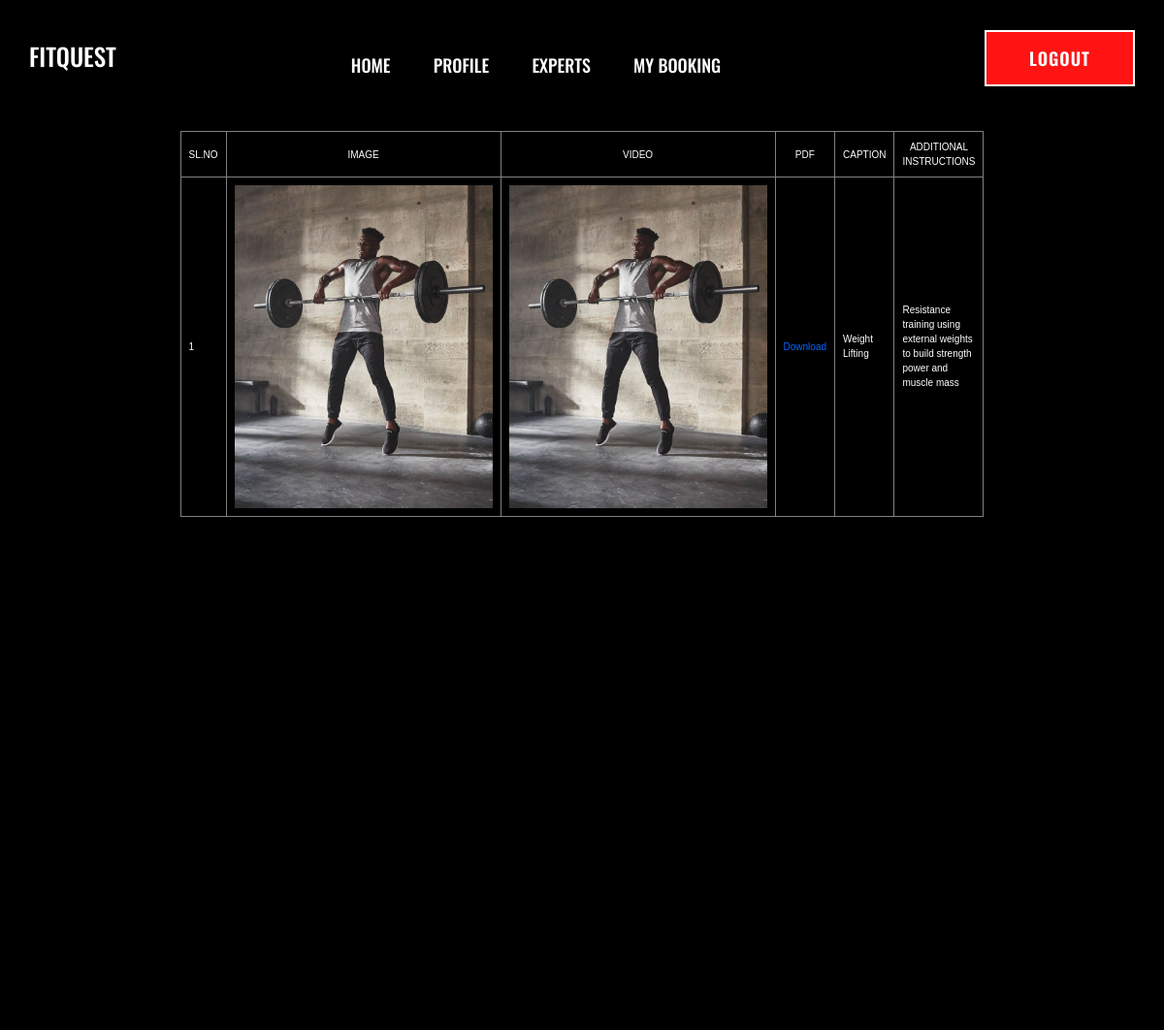
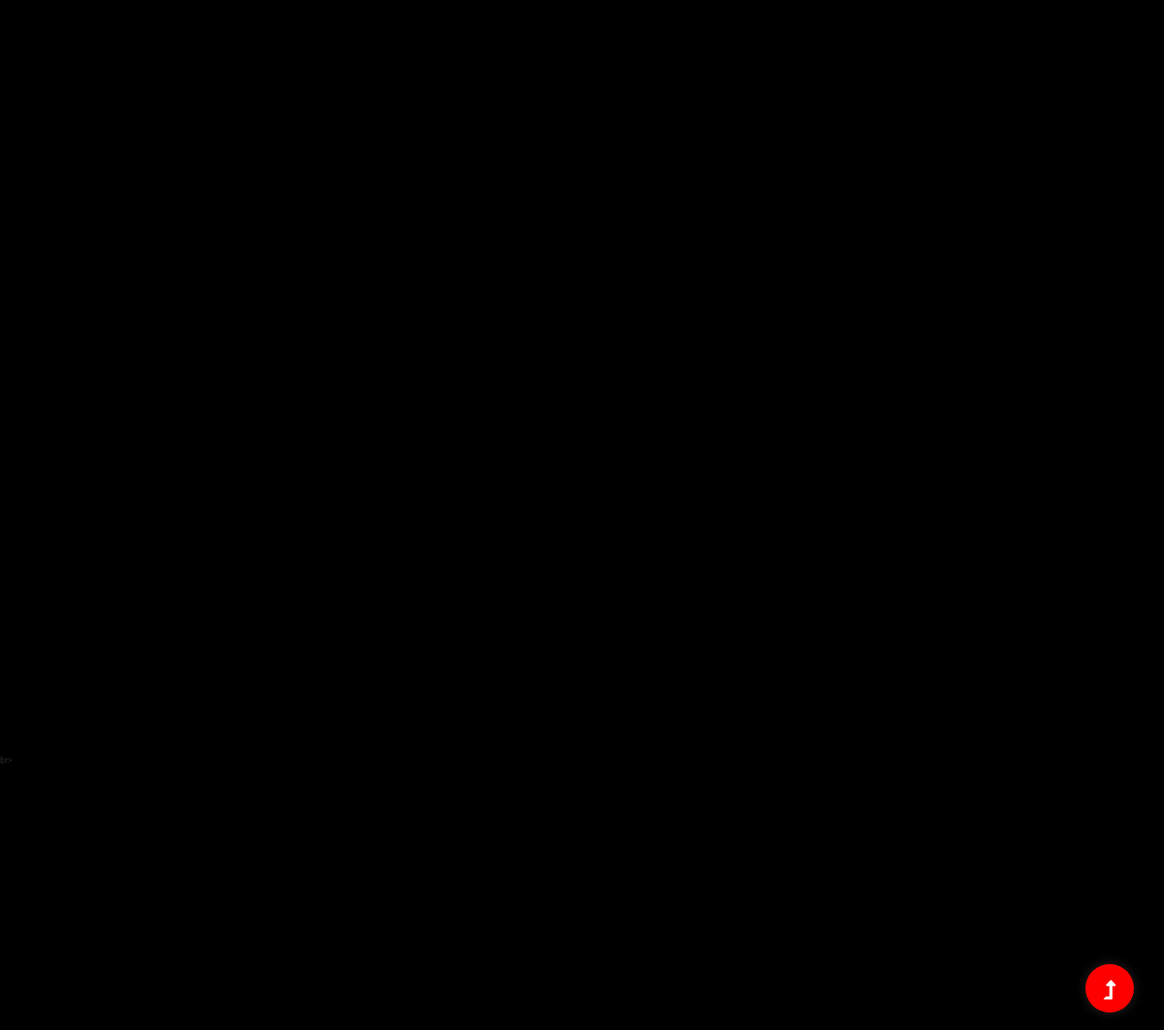
Page /User/WorkoutDisplay.php?tid=4&bid=37 (signed in) on the committed database (2 pictures, top to bottom).
### tables this page shows
CREATE TABLE `tbl_upload` (
  `upload_id` int(11) NOT NULL,
  `trainer_id` int(10) NOT NULL,
  `booking_id` int(10) NOT NULL,
  `up_image` varchar(500) NOT NULL,
  `up_video` varchar(500) NOT NULL,
  `up_pdf` varchar(500) NOT NULL,
  `up_caption` varchar(100) NOT NULL,
  `up_instruction` varchar(2000) NOT NULL
);

### User/WorkoutDisplay.php (the view, shortened to what this page needs)
<?php
include("Head.php");
  include("../Assets/Connection/connection.php");
  ?>
<!DOCTYPE html PUBLIC "-//W3C//DTD XHTML 1.0 Transitional//EN" "http://www.w3.org/TR/xhtml1/DTD/xhtml1-transitional.dtd">
<html xmlns="http://www.w3.org/1999/xhtml">
<head>
</head>
<body>
<br><br><br><br><br><br>
  <div id="tab">
<form method="post">
  <table align="center" width="500" border="1">
    <tr align="center" >
      <td id="login">SL.NO</td>
      <td id="login">IMAGE</td>
      <td id="login">VIDEO</td>
      <td id="login">PDF</td>
      <td id="login">CAPTION</td>
      <td id="login">ADDITIONAL INSTRUCTIONS</td>
    </tr>
    <?php
	$sel="select * from tbl_upload where trainer_id='".$_GET["tid"]."'and booking_id='".$_GET["bid"]."'";
	$data=$con->query($sel);
	$i=0;
	while($row=$data->fetch_assoc())
	{
		$i++;
	?>
    <tr>
      <td id="user"><?php echo $i?></td>
      <td><a href="../Assets/Files/Trainer/Upload/<?php echo $row["up_image"]?>" width="150"  height="150" target="_blank"><img src="../Assets/Files/Trainer/Upload/<?php echo $row['up_image'] ?>"width="266px" target="_blank"/></a>
     </td>
     <td><a href="../Assets/Files/Trainer/Upload/<?php echo $row["up_video"]?>" width="150"  height="150" target="_blank"><img src="../Assets/Files/Trainer/Upload/<?php echo $row['up_image'] ?>"width="266px" target="_blank"/></a>
     </td>
      <td><a href="../Assets/Files/Trainer/Upload/<?php echo $row["up_pdf"]?>" width="150"  height="150" download >Download</a></td>
      <td id="user"><?php echo $row["up_caption"];?></td>
      <td id="user"><?php echo $row["up_instruction"];?></td>
    </tr>
    <?php
	}
	?>
  </table>
</form>
</div>
</body>
<?php
include("Foot.php");
?>
</html>

### Assets/Template/form.css (style rules this page uses)
#tab { font-family: "Trebuchet MS", Arial, Helvetica, sans-serif; border-collapse: collapse; width: 100%; }
#tab td, #tab th { border: px solid #ddd; padding: 8px; color: white; }
#tab a { color:#06F; }

### rows in the picture
tbl_upload: up_image (picture), up_caption "Weight Lifting", up_instruction "Resistance training using external weights to build strength power and muscle mass"
